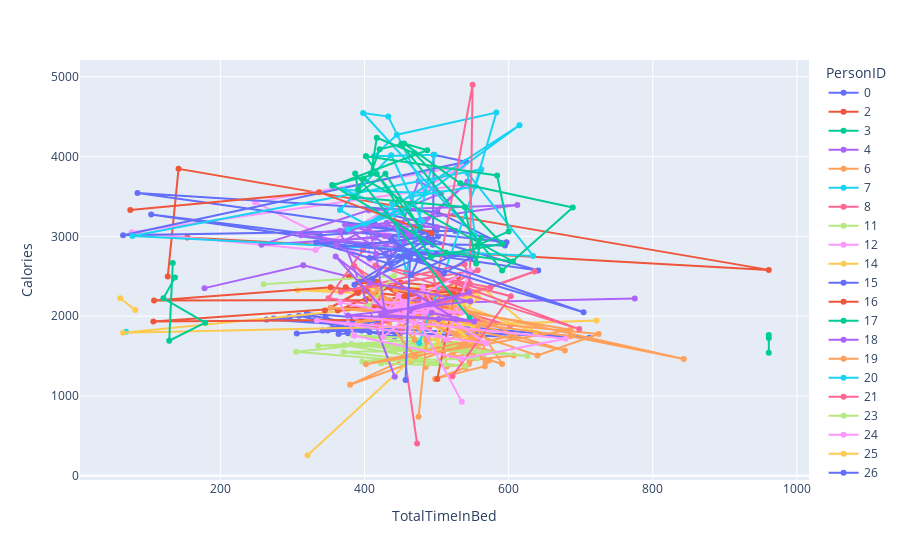

The code cell stored with this chart in its notebook:
### Code cell
# df_ecdf = df[df["Calories"].isin(["DOG","CAT"])]
meged_active_sleep_gp = meged_active_sleep.groupby(['Id','Day'])[['TotalTimeInBed', 'Calories']].size()
fig_ecdf = px.line(meged_active_sleep, x="TotalTimeInBed", y="Calories", color="PersonID", markers=True)
fig_ecdf

### Figure 1 — Plotly figure (JSON) as saved in the notebook; plotly's stock layout.template omitted (floating-point values rounded to 4 significant figures)
{"data": [{"hovertemplate": "PersonID=0<br>TotalTimeInBed=%{x}<br>Calories=%{y}<extra></extra>", "legendgroup": "0", "line": {"color": "#636efa", "dash": "solid"}, "marker": {"symbol": "circle"}, "mode": "markers+lines", "name": "0", "orientation": "v", "showlegend": true, "type": "scatter", "x": [346, 407, 442, 367, 712, 320, 377, 364, 384, 449, 323, 274, 393, 354, 425, 396, 309, 296, 264, 367, 349, 611, 342, 403, 306], "xaxis": "x", "y": [1985, 1797, 1745, 1863, 1728, 2035, 1786, 1775, 1949, 1788, 2013, 1970, 1898, 1837, 1947, 1820, 2004, 1990, 1959, 1896, 1821, 1740, 1819, 1859, 1783], "yaxis": "y"}, {"hovertemplate": "PersonID=2<br>TotalTimeInBed=%{x}<br>Calories=%{y}<extra></extra>", "legendgroup": "2", "line": {"color": "#EF553B", "dash": "solid"}, "marker": {"symbol": "circle"}, "mode": "markers+lines", "name": "2", "orientation": "v", "showlegend": true, "type": "scatter", "x": [127, 142, 961, 154], "xaxis": "x", "y": [2498, 3846, 2580, 2987], "yaxis": "y"}, {"hovertemplate": "PersonID=3<br>TotalTimeInBed=%{x}<br>Calories=%{y}<extra></extra>", "legendgroup": "3", "line": {"color": "#00cc96", "dash": "solid"}, "marker": {"symbol": "circle"}, "mode": "markers+lines", "name": "3", "orientation": "v", "showlegend": true, "type": "scatter", "x": [961, 961, 961], "xaxis": "x", "y": [1725, 1763, 1541], "yaxis": "y"}, {"hovertemplate": "PersonID=4<br>TotalTimeInBed=%{x}<br>Calories=%{y}<extra></extra>", "legendgroup": "4", "line": {"color": "#ab63fa", "dash": "solid"}, "marker": {"symbol": "circle"}, "mode": "markers+lines", "name": "4", "orientation": "v", "showlegend": true, "type": "scatter", "x": [775, 422, 499, 315, 178], "xaxis": "x", "y": [2220, 2151, 2221, 2638, 2351], "yaxis": "y"}, {"hovertemplate": "PersonID=6<br>TotalTimeInBed=%{x}<br>Calories=%{y}<extra></extra>", "legendgroup": "6", "line": {"color": "#FFA15A", "dash": "solid"}, "marker": {"symbol": "circle"}, "mode": "markers+lines", "name": "6", "orientation": "v", "showlegend": true, "type": "scatter", "x": [546, 565, 568, 573, 567, 498, 540, 510, 514, 545, 554, 591, 531, 545, 545, 510, 607, 546, 543, 560, 485, 548, 521, 568, 556, 380, 553, 485], "xaxis": "x", "y": [1459, 1521, 1431, 1444, 1373, 1214, 1356, 1667, 1370, 1399, 1916, 1401, 1576, 1593, 1649, 1692, 1506, 1447, 1690, 1658, 1926, 1736, 1491, 1555, 1869, 1141, 1698, 1364], "yaxis": "y"}, {"hovertemplate": "PersonID=7<br>TotalTimeInBed=%{x}<br>Calories=%{y}<extra></extra>", "legendgroup": "7", "line": {"color": "#19d3f3", "dash": "solid"}, "marker": {"symbol": "circle"}, "mode": "markers+lines", "name": "7", "orientation": "v", "showlegend": true, "type": "scatter", "x": [69], "xaxis": "x", "y": [1804], "yaxis": "y"}, {"hovertemplate": "PersonID=8<br>TotalTimeInBed=%{x}<br>Calories=%{y}<extra></extra>", "legendgroup": "8", "line": {"color": "#FF6692", "dash": "solid"}, "marker": {"symbol": "circle"}, "mode": "markers+lines", "name": "8", "orientation": "v", "showlegend": true, "type": "scatter", "x": [531, 489, 504, 602, 557, 514, 484, 461, 386, 459, 471, 490, 499, 450, 473], "xaxis": "x", "y": [2038, 2010, 2133, 1882, 1944, 2346, 2048, 1946, 2629, 2187, 2095, 1861, 2194, 1854, 403], "yaxis": "y"}, {"hovertemplate": "PersonID=11<br>TotalTimeInBed=%{x}<br>Calories=%{y}<extra></extra>", "legendgroup": "11", "line": {"color": "#B6E880", "dash": "solid"}, "marker": {"symbol": "circle"}, "mode": "markers+lines", "name": "11", "orientation": "v", "showlegend": true, "type": "scatter", "x": [469, 456, 397, 556, 510, 566, 522, 395, 305, 512, 476, 372, 526, 467, 371, 540, 423, 478, 382, 626, 384, 500, 336, 480, 512, 443, 456, 452], "xaxis": "x", "y": [1450, 1495, 1433, 1468, 1625, 1529, 1584, 1638, 1554, 1397, 1481, 1638, 1655, 1570, 1551, 1377, 1407, 1545, 1650, 1501, 1760, 1710, 1628, 1618, 1590, 1574, 1633, 1630], "yaxis": "y"}, {"hovertemplate": "PersonID=12<br>TotalTimeInBed=%{x}<br>Calories=%{y}<extra></extra>", "legendgroup": "12", "line": {"color": "#FF97FF", "dash": "solid"}, "marker": {"symbol": "circle"}, "mode": "markers+lines", "name": "12", "orientation": "v", "showlegend": true, "type": "scatter", "x": [541, 77, 332, 536, 248, 408, 402, 494], "xaxis": "x", "y": [3654, 3051, 2828, 3879, 3429, 2704, 3089, 2926], "yaxis": "y"}, {"hovertemplate": "PersonID=14<br>TotalTimeInBed=%{x}<br>Calories=%{y}<extra></extra>", "legendgroup": "14", "line": {"color": "#FECB52", "dash": "solid"}, "marker": {"symbol": "circle"}, "mode": "markers+lines", "name": "14", "orientation": "v", "showlegend": true, "type": "scatter", "x": [557, 491, 522, 551, 498, 543, 65, 550, 722, 501, 506, 516, 307, 522, 546, 516, 500, 506, 512, 491, 530, 638, 565, 517, 558, 321], "xaxis": "x", "y": [2302, 1985, 1884, 1632, 2200, 2220, 1792, 1886, 1945, 1880, 2314, 2236, 2324, 2367, 2175, 2092, 1593, 2270, 2235, 2266, 2158, 1792, 2345, 2260, 2232, 257], "yaxis": "y"}, {"hovertemplate": "PersonID=15<br>TotalTimeInBed=%{x}<br>Calories=%{y}<extra></extra>", "legendgroup": "15", "line": {"color": "#636efa", "dash": "solid"}, "marker": {"symbol": "circle"}, "mode": "markers+lines", "name": "15", "orientation": "v", "showlegend": true, "type": "scatter", "x": [526, 448, 641, 104, 338, 451, 458, 85, 501, 595, 346, 500, 458, 430, 597, 376, 414, 495, 495, 496, 541, 65, 375, 494], "xaxis": "x", "y": [3066, 3073, 2572, 3274, 3015, 3083, 3069, 3544, 3306, 2885, 2929, 3074, 2969, 3283, 2926, 3147, 3162, 2899, 2899, 4022, 3934, 3013, 3061, 2954], "yaxis": "y"}, {"hovertemplate": "PersonID=16<br>TotalTimeInBed=%{x}<br>Calories=%{y}<extra></extra>", "legendgroup": "16", "line": {"color": "#EF553B", "dash": "solid"}, "marker": {"symbol": "circle"}, "mode": "markers+lines", "name": "16", "orientation": "v", "showlegend": true, "type": "scatter", "x": [457, 406, 492, 379, 499, 107, 424, 462, 469, 417, 345, 391, 374, 442, 108, 353, 459, 542, 450, 363, 513, 402, 436, 391, 533, 426, 530, 501], "xaxis": "x", "y": [2113, 2095, 2194, 2496, 2180, 1933, 1954, 1974, 2150, 2432, 2070, 2291, 2361, 2203, 2196, 2363, 2246, 2336, 2421, 2070, 2120, 2211, 2123, 2423, 2281, 2181, 2499, 1212], "yaxis": "y"}, {"hovertemplate": "PersonID=17<br>TotalTimeInBed=%{x}<br>Calories=%{y}<extra></extra>", "legendgroup": "17", "line": {"color": "#00cc96", "dash": "solid"}, "marker": {"symbol": "circle"}, "mode": "markers+lines", "name": "17", "orientation": "v", "showlegend": true, "type": "scatter", "x": [137, 121, 179, 129, 134], "xaxis": "x", "y": [2486, 2223, 1918, 1692, 2666], "yaxis": "y"}, {"hovertemplate": "PersonID=18<br>TotalTimeInBed=%{x}<br>Calories=%{y}<extra></extra>", "legendgroup": "18", "line": {"color": "#ab63fa", "dash": "solid"}, "marker": {"symbol": "circle"}, "mode": "markers+lines", "name": "18", "orientation": "v", "showlegend": true, "type": "scatter", "x": [439, 430, 415, 257, 406, 612, 312, 487, 468, 434, 475, 506, 380, 429, 449, 461, 447, 501, 373, 434, 428, 449, 543, 543, 458, 431, 366, 442], "xaxis": "x", "y": [2947, 2898, 2984, 2896, 3328, 3394, 3013, 2812, 3061, 2729, 3691, 3538, 3064, 2784, 2908, 3033, 3165, 3115, 3145, 3004, 3006, 2859, 3683, 3683, 2990, 3172, 3069, 1240], "yaxis": "y"}, {"hovertemplate": "PersonID=19<br>TotalTimeInBed=%{x}<br>Calories=%{y}<extra></extra>", "legendgroup": "19", "line": {"color": "#FFA15A", "dash": "solid"}, "marker": {"symbol": "circle"}, "mode": "markers+lines", "name": "19", "orientation": "v", "showlegend": true, "type": "scatter", "x": [464, 488, 418, 409, 686, 402, 541, 410, 678, 431, 353, 725, 640, 468, 453, 391, 457, 495, 843, 686, 471, 429, 470, 464, 434, 470, 608, 494, 443, 486, 475], "xaxis": "x", "y": [2026, 1718, 2324, 2254, 1831, 1397, 1683, 2284, 1570, 2066, 2105, 1776, 1507, 2033, 2093, 1922, 1999, 2169, 1463, 1747, 1996, 2116, 1698, 2156, 1916, 1494, 1762, 2272, 2335, 1693, 741], "yaxis": "y"}, {"hovertemplate": "PersonID=20<br>TotalTimeInBed=%{x}<br>Calories=%{y}<extra></extra>", "legendgroup": "20", "line": {"color": "#19d3f3", "dash": "solid"}, "marker": {"symbol": "circle"}, "mode": "markers+lines", "name": "20", "orientation": "v", "showlegend": true, "type": "scatter", "x": [438, 458, 497, 413, 445, 583, 553, 465, 480, 437, 366, 402, 615, 461, 377, 452, 372, 485, 433, 398, 553, 543, 634, 78, 562, 476], "xaxis": "x", "y": [3405, 2551, 4022, 4005, 4274, 4552, 3625, 3501, 3192, 4018, 3329, 3152, 4392, 3374, 3088, 3294, 3580, 3544, 4501, 4546, 3014, 3795, 2755, 3004, 3841, 1665], "yaxis": "y"}, {"hovertemplate": "PersonID=21<br>TotalTimeInBed=%{x}<br>Calories=%{y}<extra></extra>", "legendgroup": "21", "line": {"color": "#FF6692", "dash": "solid"}, "marker": {"symbol": "circle"}, "mode": "markers+lines", "name": "21", "orientation": "v", "showlegend": true, "type": "scatter", "x": [398, 350, 510, 492, 502, 550, 546, 539, 367, 557, 416, 636, 575, 415, 698, 507, 603, 522], "xaxis": "x", "y": [2828, 2225, 2018, 2606, 2536, 4900, 2409, 2651, 2305, 2576, 1879, 2560, 2361, 2636, 1838, 2469, 2250, 1248], "yaxis": "y"}, {"hovertemplate": "PersonID=23<br>TotalTimeInBed=%{x}<br>Calories=%{y}<extra></extra>", "legendgroup": "23", "line": {"color": "#B6E880", "dash": "solid"}, "marker": {"symbol": "circle"}, "mode": "markers+lines", "name": "23", "orientation": "v", "showlegend": true, "type": "scatter", "x": [260, 441, 406], "xaxis": "x", "y": [2400, 2507, 2127], "yaxis": "y"}, {"hovertemplate": "PersonID=24<br>TotalTimeInBed=%{x}<br>Calories=%{y}<extra></extra>", "legendgroup": "24", "line": {"color": "#FF97FF", "dash": "solid"}, "marker": {"symbol": "circle"}, "mode": "markers+lines", "name": "24", "orientation": "v", "showlegend": true, "type": "scatter", "x": [387, 679, 535, 386, 366, 446, 458, 535, 424, 457, 435, 546, 514, 415, 446, 467, 453, 447, 424, 426, 482, 418, 455, 491, 462, 334, 569, 497, 481, 480, 535], "xaxis": "x", "y": [1994, 1718, 1466, 1756, 2173, 2027, 2039, 2046, 2174, 2179, 2086, 2571, 1705, 2194, 2012, 2034, 2182, 2254, 2002, 1740, 2162, 2072, 2086, 2066, 1850, 1947, 1659, 2105, 2361, 1855, 928], "yaxis": "y"}, {"hovertemplate": "PersonID=25<br>TotalTimeInBed=%{x}<br>Calories=%{y}<extra></extra>", "legendgroup": "25", "line": {"color": "#FECB52", "dash": "solid"}, "marker": {"symbol": "circle"}, "mode": "markers+lines", "name": "25", "orientation": "v", "showlegend": true, "type": "scatter", "x": [82, 61], "xaxis": "x", "y": [2076, 2225], "yaxis": "y"}, {"hovertemplate": "PersonID=26<br>TotalTimeInBed=%{x}<br>Calories=%{y}<extra></extra>", "legendgroup": "26", "line": {"color": "#636efa", "dash": "solid"}, "marker": {"symbol": "circle"}, "mode": "markers+lines", "name": "26", "orientation": "v", "showlegend": true, "type": "scatter", "x": [525, 465, 476, 386, 483, 502, 411, 448, 704, 447, 500, 479, 367, 489, 407, 459, 461, 436, 333, 548, 510, 438, 463, 457], "xaxis": "x", "y": [2772, 2516, 2734, 2395, 2944, 2997, 2463, 2846, 2049, 2752, 2781, 2693, 2862, 2995, 2730, 2754, 2754, 2655, 2924, 2739, 2534, 2960, 2735, 1199], "yaxis": "y"}, {"hovertemplate": "PersonID=27<br>TotalTimeInBed=%{x}<br>Calories=%{y}<extra></extra>", "legendgroup": "27", "line": {"color": "#EF553B", "dash": "solid"}, "marker": {"symbol": "circle"}, "mode": "markers+lines", "name": "27", "orientation": "v", "showlegend": true, "type": "scatter", "x": [493, 337, 75], "xaxis": "x", "y": [3043, 3554, 3331], "yaxis": "y"}, {"hovertemplate": "PersonID=29<br>TotalTimeInBed=%{x}<br>Calories=%{y}<extra></extra>", "legendgroup": "29", "line": {"color": "#00cc96", "dash": "solid"}, "marker": {"symbol": "circle"}, "mode": "markers+lines", "name": "29", "orientation": "v", "showlegend": true, "type": "scatter", "x": [356, 487, 455, 533, 689, 591, 451, 421, 409, 417, 469, 591, 492, 402, 402, 584, 600, 556, 562, 555, 539, 385, 429, 477, 417, 355, 513, 606, 399, 391, 387, 546], "xaxis": "x", "y": [3635, 4079, 4163, 3666, 3363, 2572, 4157, 4092, 3787, 4236, 4044, 2908, 2741, 4005, 4005, 3763, 3061, 2884, 2982, 2660, 3369, 3491, 3784, 3110, 3783, 3644, 2799, 2685, 3721, 3586, 3788, 1976], "yaxis": "y"}, {"hovertemplate": "PersonID=31<br>TotalTimeInBed=%{x}<br>Calories=%{y}<extra></extra>", "legendgroup": "31", "line": {"color": "#ab63fa", "dash": "solid"}, "marker": {"symbol": "circle"}, "mode": "markers+lines", "name": "31", "orientation": "v", "showlegend": true, "type": "scatter", "x": [493, 552, 503, 377, 547, 407, 360, 428, 416, 406, 360, 527, 423, 545, 463], "xaxis": "x", "y": [2044, 1934, 1963, 2009, 2188, 2419, 2748, 2067, 2780, 3101, 2896, 1962, 2015, 2297, 2067], "yaxis": "y"}], "layout": {"legend": {"title": {"text": "PersonID"}, "tracegroupgap": 0}, "margin": {"t": 60}, "xaxis": {"anchor": "y", "domain": [0, 1], "title": {"text": "TotalTimeInBed"}}, "yaxis": {"anchor": "x", "domain": [0, 1], "title": {"text": "Calories"}}}}
